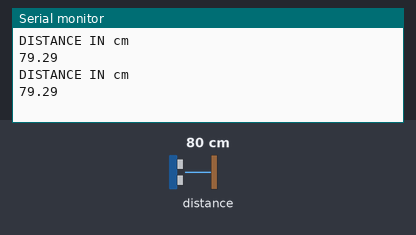
Bench run of a sketch on a simulated ESP32. On the bench: the last lines printed to the serial monitor. Wiring (inferred from the names in the program): ultrasonic range finder: trigger GPIO 2; echo GPIO 0. The test bench sets the inputs (shaded band); at power-on: distance to the obstacle 80 cm. The echo pulse lasts 58.3 µs per cm.

Above: at 2.8 s.
2.9 s: distance to the obstacle set to 2 cm
At 5.2 s:
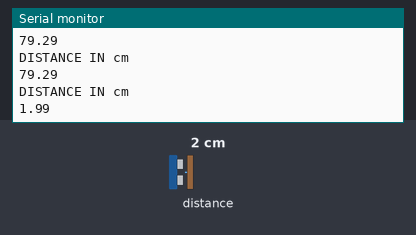
5.6 s: distance to the obstacle set to 4 cm
At 7.2 s:
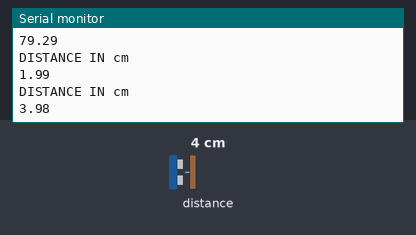
Timing chart, 0 to 8.7 s (numbered marks = the images above; inputs shaded):
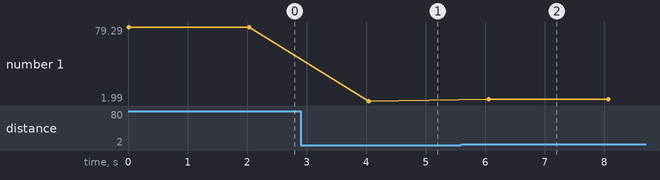

Measured:
- after the input at 2.9 s, the serial monitor: prints a new line after 1.1 s (image 1)
- after the input at 5.6 s, the serial monitor: prints a new line after 0.46 s (image 2)
- plotted number 1: 79.29 → 1.99 after the input at 2.9 s, 1.99 → 3.98 after the input at 5.6 s

The sketch:

ULTRASONIC.ino
```cpp
#include "ThingSpeak.h"
#include "WiFi.h"
//#include <Wire.h>  //Include Library for HTU21D
//#include "SparkFunHTU21D.h"

//-------Enter your WiFi Details------//
char ssid[] = "Sra";  //SSID
char pass[] = "sra1712@";  //Password
//-----------------------------------//

int count=0;
const int trigger=2;
const int echo=0;
long T;
float distance;
//HTU21D htu(HTU21DPIN, HTU21D);
WiFiClient client;

//-------------ThingSpeak Details-----------------//
unsigned long myChannelField = 1644740; //Channel ID
const int ChannelField1 = 3; //for Humidity
const char * myWriteAPIKey = "PSQQREFA7DUMS9BX"; //Your Write API Key
//-----------------------------------------------//

//Create an instance of the object
void setup() {
  Serial.begin(115200);
  pinMode(trigger,OUTPUT);
  pinMode(echo,INPUT);
  WiFi.mode(WIFI_STA);
  ThingSpeak.begin(client);
}

void loop()
{
  //-----------------WiFi Setup-------------------//
 /* if(WiFi.status()!= WL_CONNECTED)
  {
    Serial.print("Attempting to Connect to SSID: ");
    Serial.println(ssid);
  }
  while(WiFi.status()!= WL_CONNECTED)
  {
    WiFi.begin(ssid,pass);
    Serial.print(".");
    delay(5000);
  }
  Serial.println("\nConnected.");*/
  //--------------------------------------------//
  digitalWrite(trigger,LOW);
  delay(1);
  digitalWrite(trigger,HIGH);
  delayMicroseconds(10);
  digitalWrite(trigger,LOW);
  T=pulseIn(echo,HIGH);
  distance=(T *0.034)/2;
  delay(10);

 /* if(distance<8)    //counting the object
  {
    count++;
  } */
  Serial.println("DISTANCE IN cm\n");
  Serial.println(distance);
 // Serial.println(count);

  delay(2000);

  //-------------Sending Data to ThingSpeak Cloud---------------//
 // ThingSpeak.writeField(myChannelField,ChannelField1,distance, myWriteAPIKey);
}
```
